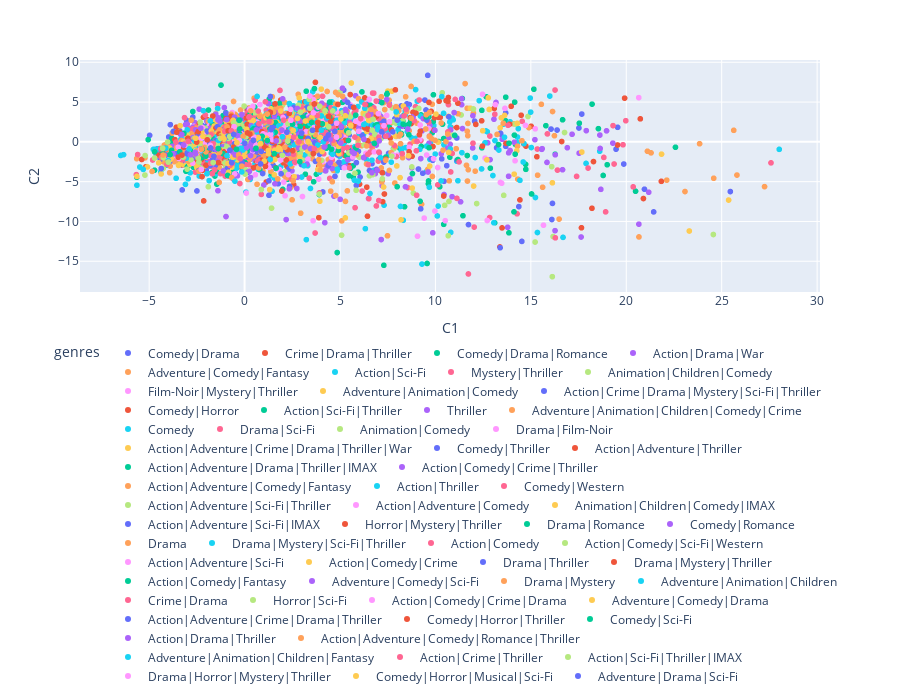

This figure's notebook cell:
### Code cell
fig = px.scatter(films, x='C1', y='C2', hover_name='title', color= 'genres')

fig.update_layout(
    width=900,  
    height=700,  
    legend=dict(
        orientation="h",  
        yanchor="top",    
        y=-0.2,          
        xanchor="center", 
        x=0.5           
    )
)

fig.show()
